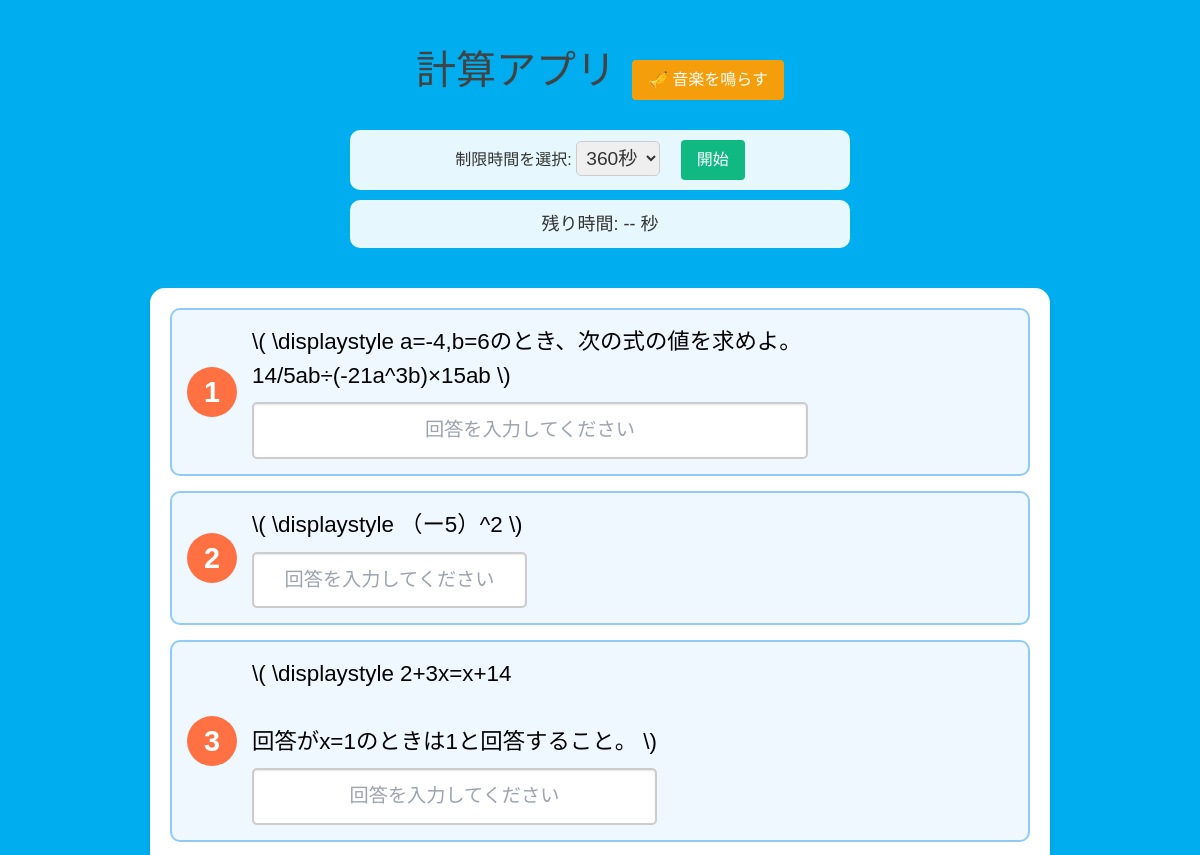
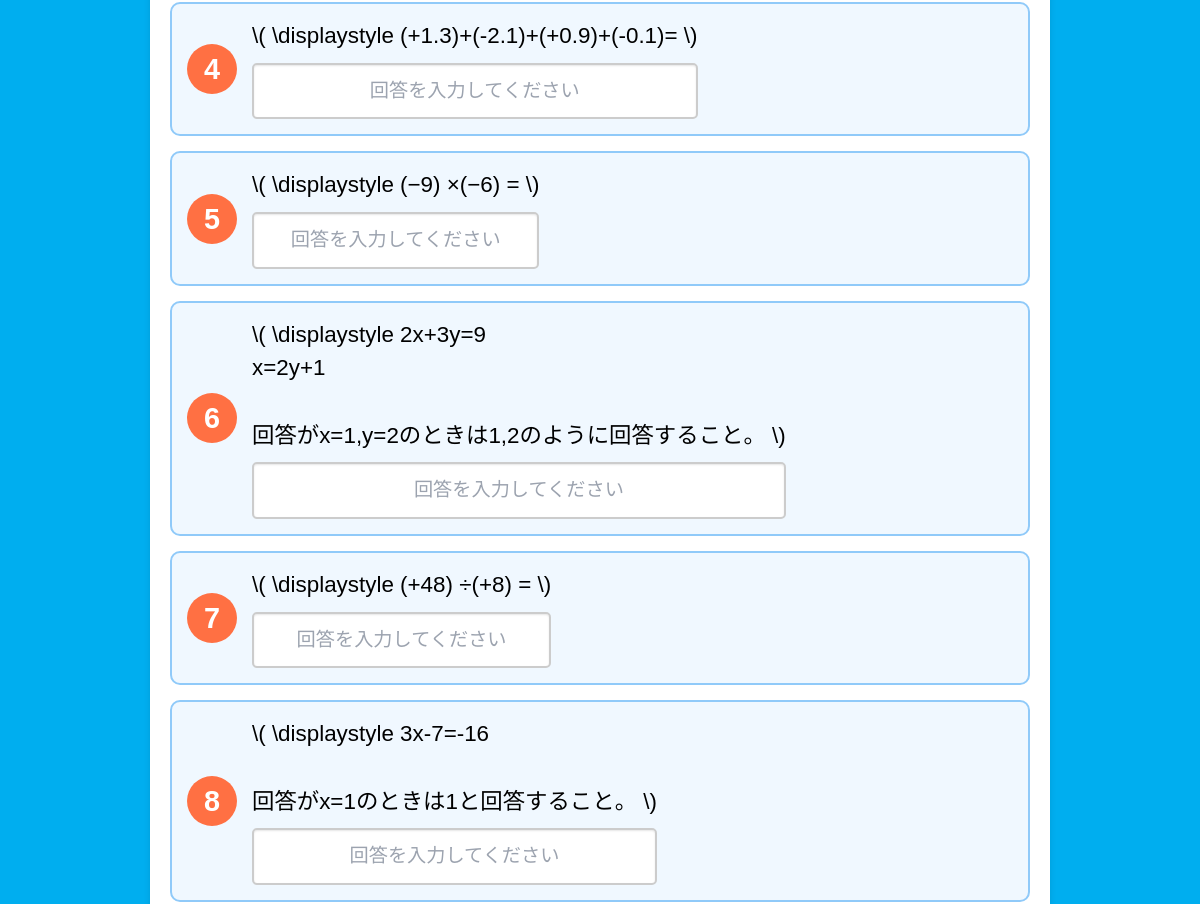
Page /quiz/ (upper part) on the earlier database version (2 pictures, top to bottom).
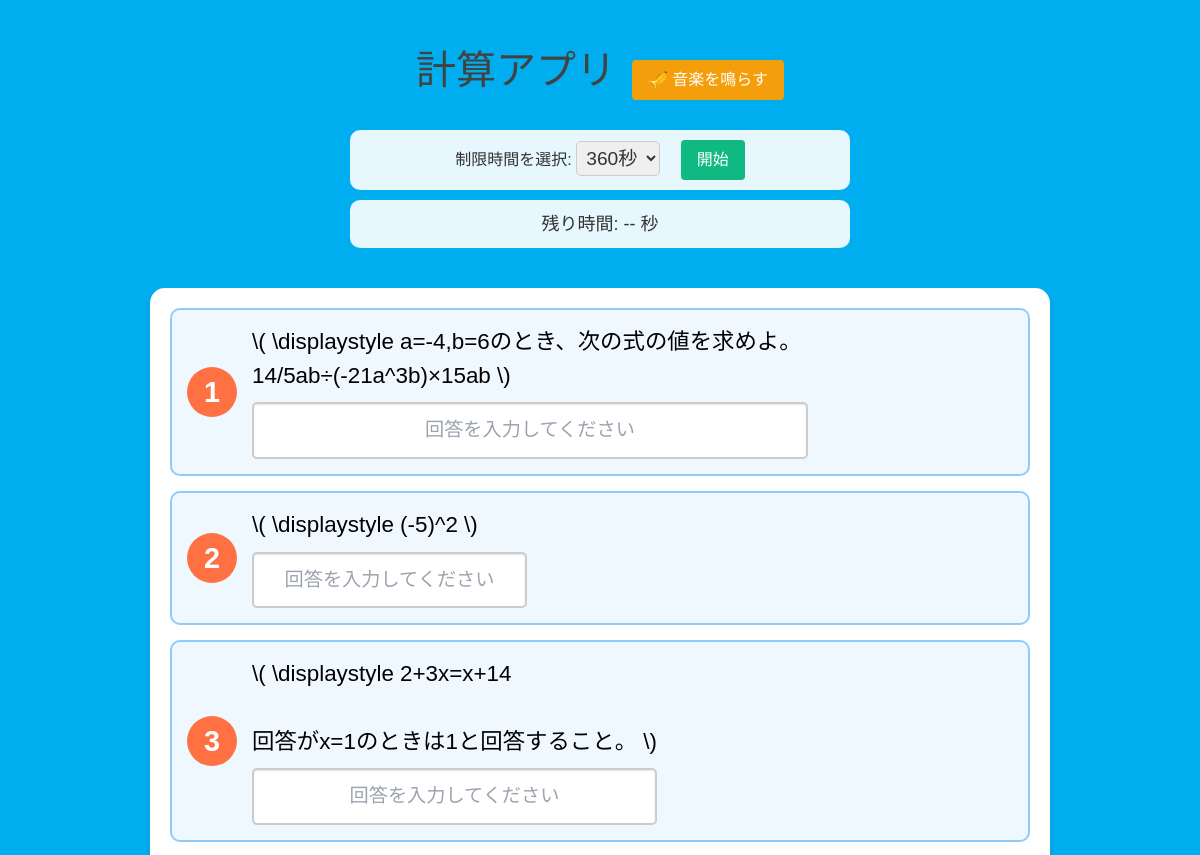
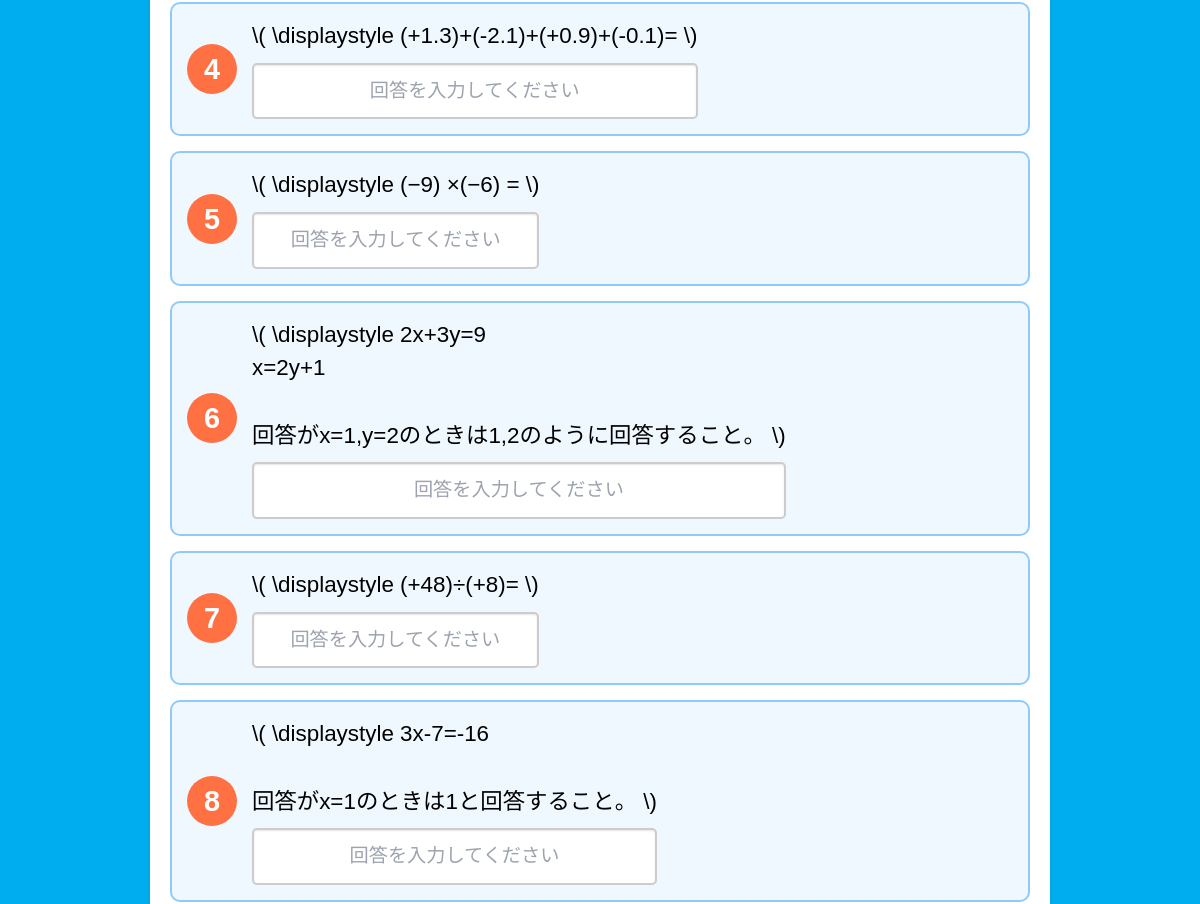
Same page on the later database version (2 pictures, top to bottom).
### mathquiz/models.py (models this page shows, shortened)
class Question(models.Model):
    text = models.TextField(
        verbose_name="問題文",
        help_text="MathJaxを用いた数式を使用できます。"
    )
    correct_answer = models.TextField(
        verbose_name="正答",
        help_text="複数の正答をカンマ区切りで入力できます（例: √2, 1/2, ∞）。"
    )
    explanation = models.TextField(
        verbose_name="解説",
        blank=True,
        help_text="解説を文章、数式、画像リンク、または埋め込み動画として記述できます。"
    )
    algebra_expression = models.TextField(
        verbose_name="数式表現",
        blank=True,
        null=True,  # NULL値を許可
        help_text="問題に関連する数式を記述します（例: Σ, √, lim）。"
    )
    root_value = models.TextField(
        verbose_name="解の値",
        blank=True,
        help_text="複数解がある場合はカンマ区切りで入力します（例: 1, -1, √2）。"
    )
    category = models.ForeignKey(
        Category,
        verbose_name="カテゴリ",
        on_delete=models.CASCADE,
        help_text="この問題が属するカテゴリを選択してください。"
    )
    class Meta:
        verbose_name = "登録した問題"
        verbose_name_plural = "登録した問題"

### mathquiz/views.py (the view)
# urls.py: path('quiz/', views.quiz_view, name='quiz'),  # 問題画面を表示するURL
def quiz_view(request):
    if request.method == 'GET':  # GETリクエストの場合
        questions = list(Question.objects.all())  # データベースからすべての問題を取得
        num_questions = 10  # 出題する問題数
        selected_questions = random.sample(questions, min(num_questions, len(questions)))  # ランダムに10問選択
        return render(request, 'mathquiz/quiz.html', {'questions': selected_questions})
    return redirect('quiz')

### mathquiz/templates/mathquiz/quiz.html (shortened to what this page needs)
{% load static %}
<!DOCTYPE html>
<html lang="ja">
<head>
    <link rel="stylesheet" href="https://cdn.jsdelivr.net/npm/tailwindcss@2.2.19/dist/tailwind.min.css">
</head>
<body>
    <div class="flex justify-center items-center mt-10">
        <h1>計算アプリ</h1>
        <button onclick="playMusic()" class="ml-4 bg-yellow-500 text-white px-4 py-2 rounded hover:bg-yellow-600">🎺 音楽を鳴らす</button>
    </div>
    <div class="timer-container">
        <label for="timer-select" class="timer-label">制限時間を選択:</label>
        <select id="timer-select">
            <option value="360">360秒</option>
        </select>
        <button onclick="startTimer()" class="ml-4 bg-green-500 text-white px-4 py-2 rounded hover:bg-green-600">開始</button>
    </div>
    <div id="timer" class="text-center text-lg mt-4">残り時間: -- 秒</div>
    <div class="quiz-container">
        <form id="quiz-form" method="post" action="/result/">
            {% for question in questions %}
                <div class="question-container">
                    <span class="question-number">{{ forloop.counter }}</span>
                    <div>
                        <p class="question-text">\( \displaystyle {{ question.text }} \)</p>
                        <input type="text" id="answer_{{ forloop.counter0 }}" name="answer_{{ forloop.counter0 }}"
                               class="answer-input" placeholder="回答を入力してください">
                    </div>
                </div>
            {% endfor %}
        </form>
    </div>
</body>
</html>

Differences in the rows shown:
changed Question (number 2 of 8 on the later page): text "（ー5）^2" → "(-5)^2"
changed Question (number 7 of 8 on the later page): text "(+48) ÷(+8) =" → "(+48)÷(+8)="
